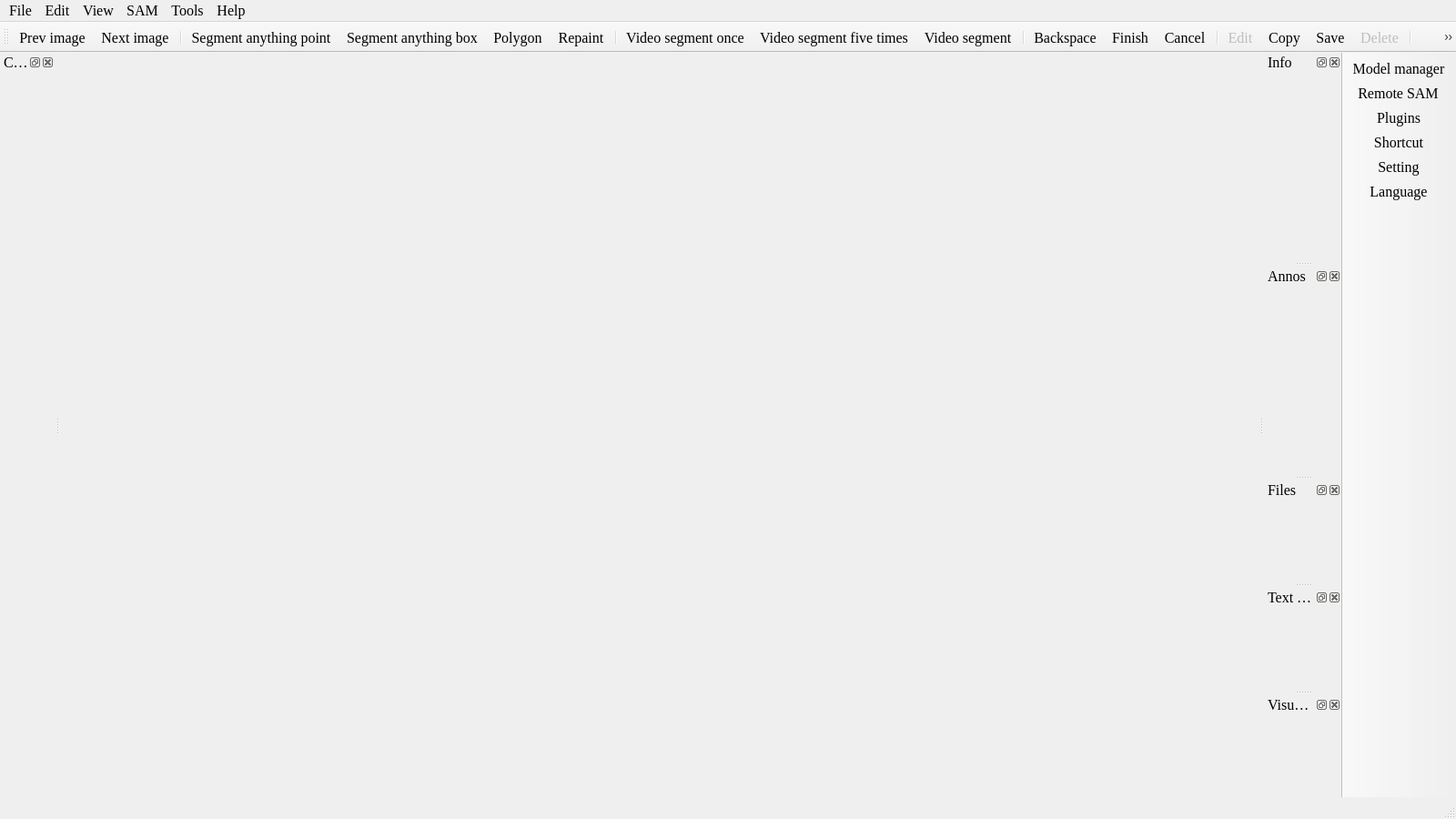
<?xml version="1.0" encoding="UTF-8"?>
<ui version="4.0">
 <class>MainWindow</class>
 <widget class="QMainWindow" name="MainWindow">
  <property name="geometry">
   <rect>
    <x>0</x>
    <y>0</y>
    <width>1600</width>
    <height>900</height>
   </rect>
  </property>
  <property name="minimumSize">
   <size>
    <width>800</width>
    <height>600</height>
   </size>
  </property>
  <property name="font">
   <font>
    <family>Times New Roman</family>
    <pointsize>12</pointsize>
   </font>
  </property>
  <property name="windowTitle">
   <string>YOLO-BACKPROP</string>
  </property>
  <property name="windowIcon">
   <iconset resource="../icons.qrc">
    <normaloff>:/icon/icons/yolo-backprop-transparent.svg</normaloff>:/icon/icons/yolo-backprop-transparent.svg</iconset>
  </property>
  <widget class="QWidget" name="centralwidget">
   <layout class="QVBoxLayout" name="verticalLayout">
    <property name="spacing">
     <number>0</number>
    </property>
    <property name="leftMargin">
     <number>0</number>
    </property>
    <property name="topMargin">
     <number>0</number>
    </property>
    <property name="rightMargin">
     <number>0</number>
    </property>
    <property name="bottomMargin">
     <number>0</number>
    </property>
   </layout>
  </widget>
  <widget class="QMenuBar" name="menubar">
   <property name="enabled">
    <bool>true</bool>
   </property>
   <property name="geometry">
    <rect>
     <x>0</x>
     <y>0</y>
     <width>1600</width>
     <height>26</height>
    </rect>
   </property>
   <property name="font">
    <font>
     <family>Times New Roman</family>
     <pointsize>12</pointsize>
    </font>
   </property>
   <property name="autoFillBackground">
    <bool>false</bool>
   </property>
   <property name="defaultUp">
    <bool>false</bool>
   </property>
   <property name="nativeMenuBar">
    <bool>true</bool>
   </property>
   <widget class="QMenu" name="menuFile">
    <property name="font">
     <font>
      <family>Times New Roman</family>
      <pointsize>12</pointsize>
     </font>
    </property>
    <property name="title">
     <string>File</string>
    </property>
    <addaction name="actionImages_dir"/>
    <addaction name="actionLabel_dir"/>
    <addaction name="separator"/>
    <addaction name="actionPrev_image"/>
    <addaction name="actionNext_image"/>
    <addaction name="separator"/>
    <addaction name="actionSetting"/>
    <addaction name="actionExit"/>
   </widget>
   <widget class="QMenu" name="menuView">
    <property name="font">
     <font>
      <family>Times New Roman</family>
      <pointsize>12</pointsize>
     </font>
    </property>
    <property name="title">
     <string>View</string>
    </property>
    <addaction name="separator"/>
    <addaction name="actionPrev_group"/>
    <addaction name="actionNext_group"/>
    <addaction name="actionVisible"/>
    <addaction name="separator"/>
    <addaction name="actionBit_map"/>
    <addaction name="separator"/>
    <addaction name="actionZoom_in"/>
    <addaction name="actionZoom_out"/>
    <addaction name="actionFit_window"/>
    <addaction name="separator"/>
    <addaction name="actionScene_shot"/>
    <addaction name="actionWindow_shot"/>
   </widget>
   <widget class="QMenu" name="menuAbout">
    <property name="font">
     <font>
      <family>Times New Roman</family>
      <pointsize>12</pointsize>
     </font>
    </property>
    <property name="title">
     <string>Help</string>
    </property>
    <addaction name="actionLanguage"/>
    <addaction name="actionShortcut"/>
    <addaction name="actionCreate_a_desktop_shortcut"/>
   </widget>
   <widget class="QMenu" name="menuTools">
    <property name="enabled">
     <bool>true</bool>
    </property>
    <property name="font">
     <font>
      <family>Times New Roman</family>
      <pointsize>12</pointsize>
     </font>
    </property>
    <property name="title">
     <string>Tools</string>
    </property>
    <addaction name="separator"/>
    <addaction name="actionPlugins"/>
    <addaction name="separator"/>
    <addaction name="actionConverter"/>
    <addaction name="actionVideo_to_frames"/>
    <addaction name="actionAuto_segment_with_bounding_box"/>
    <addaction name="actionAnno_validator"/>
    <addaction name="actionProcess_EXIF_tag"/>
   </widget>
   <widget class="QMenu" name="menuEdit">
    <property name="font">
     <font>
      <family>Times New Roman</family>
      <pointsize>12</pointsize>
     </font>
    </property>
    <property name="title">
     <string>Edit</string>
    </property>
    <addaction name="actionSegment_anything_point"/>
    <addaction name="actionSegment_anything_box"/>
    <addaction name="actionPolygon"/>
    <addaction name="actionRepaint"/>
    <addaction name="separator"/>
    <addaction name="actionVideo_segment"/>
    <addaction name="actionVideo_segment_once"/>
    <addaction name="actionVideo_segment_five_times"/>
    <addaction name="separator"/>
    <addaction name="actionBackspace"/>
    <addaction name="actionFinish"/>
    <addaction name="actionCancel"/>
    <addaction name="separator"/>
    <addaction name="actionEdit"/>
    <addaction name="actionDelete"/>
    <addaction name="actionSave"/>
    <addaction name="actionCopy"/>
    <addaction name="separator"/>
    <addaction name="actionTo_top"/>
    <addaction name="actionTo_bottom"/>
    <addaction name="separator"/>
    <addaction name="actionUnion"/>
    <addaction name="actionSubtract"/>
    <addaction name="actionIntersect"/>
    <addaction name="actionExclude"/>
   </widget>
   <widget class="QMenu" name="menuSAM_model">
    <property name="title">
     <string>SAM</string>
    </property>
    <addaction name="actionModel_manage"/>
    <addaction name="separator"/>
    <addaction name="actionRemote_SAM"/>
   </widget>
   <addaction name="menuFile"/>
   <addaction name="menuEdit"/>
   <addaction name="menuView"/>
   <addaction name="menuSAM_model"/>
   <addaction name="menuTools"/>
   <addaction name="menuAbout"/>
  </widget>
  <widget class="QStatusBar" name="statusbar">
   <property name="layoutDirection">
    <enum>Qt::LeftToRight</enum>
   </property>
  </widget>
  <widget class="QToolBar" name="toolBar">
   <property name="font">
    <font>
     <family>Times New Roman</family>
     <pointsize>12</pointsize>
    </font>
   </property>
   <property name="windowTitle">
    <string>toolBar</string>
   </property>
   <property name="iconSize">
    <size>
     <width>24</width>
     <height>24</height>
    </size>
   </property>
   <property name="toolButtonStyle">
    <enum>Qt::ToolButtonIconOnly</enum>
   </property>
   <property name="floatable">
    <bool>false</bool>
   </property>
   <attribute name="toolBarArea">
    <enum>TopToolBarArea</enum>
   </attribute>
   <attribute name="toolBarBreak">
    <bool>false</bool>
   </attribute>
   <addaction name="actionPrev_image"/>
   <addaction name="actionNext_image"/>
   <addaction name="separator"/>
   <addaction name="actionSegment_anything_point"/>
   <addaction name="actionSegment_anything_box"/>
   <addaction name="actionPolygon"/>
   <addaction name="actionRepaint"/>
   <addaction name="separator"/>
   <addaction name="actionVideo_segment_once"/>
   <addaction name="actionVideo_segment_five_times"/>
   <addaction name="actionVideo_segment"/>
   <addaction name="separator"/>
   <addaction name="actionBackspace"/>
   <addaction name="actionFinish"/>
   <addaction name="actionCancel"/>
   <addaction name="separator"/>
   <addaction name="actionEdit"/>
   <addaction name="actionCopy"/>
   <addaction name="actionSave"/>
   <addaction name="actionDelete"/>
   <addaction name="separator"/>
   <addaction name="actionTo_top"/>
   <addaction name="actionTo_bottom"/>
   <addaction name="separator"/>
   <addaction name="actionUnion"/>
   <addaction name="actionSubtract"/>
   <addaction name="actionIntersect"/>
   <addaction name="actionExclude"/>
   <addaction name="separator"/>
   <addaction name="actionZoom_in"/>
   <addaction name="actionZoom_out"/>
   <addaction name="actionFit_window"/>
   <addaction name="actionBit_map"/>
   <addaction name="actionVisible"/>
  </widget>
  <widget class="QDockWidget" name="info_dock">
   <property name="minimumSize">
    <size>
     <width>85</width>
     <height>43</height>
    </size>
   </property>
   <property name="features">
    <set>QDockWidget::AllDockWidgetFeatures</set>
   </property>
   <property name="windowTitle">
    <string>Info</string>
   </property>
   <attribute name="dockWidgetArea">
    <number>2</number>
   </attribute>
   <widget class="QWidget" name="dockWidgetContents_2"/>
  </widget>
  <widget class="QDockWidget" name="annos_dock">
   <property name="minimumSize">
    <size>
     <width>85</width>
     <height>43</height>
    </size>
   </property>
   <property name="features">
    <set>QDockWidget::AllDockWidgetFeatures</set>
   </property>
   <property name="windowTitle">
    <string>Annos</string>
   </property>
   <attribute name="dockWidgetArea">
    <number>2</number>
   </attribute>
   <widget class="QWidget" name="dockWidgetContents_3"/>
  </widget>
  <widget class="QDockWidget" name="files_dock">
   <property name="windowTitle">
    <string>Files</string>
   </property>
   <attribute name="dockWidgetArea">
    <number>2</number>
   </attribute>
   <widget class="QWidget" name="dockWidgetContents"/>
  </widget>
  <widget class="QDockWidget" name="categories_dock">
   <property name="windowTitle">
    <string>Categories</string>
   </property>
   <attribute name="dockWidgetArea">
    <number>1</number>
   </attribute>
   <widget class="QWidget" name="dockWidgetContents_4">
    <layout class="QVBoxLayout" name="verticalLayout_2"/>
   </widget>
  </widget>
  <widget class="QToolBar" name="toolBar_2">
   <property name="windowTitle">
    <string>toolBar_2</string>
   </property>
   <property name="movable">
    <bool>false</bool>
   </property>
   <property name="floatable">
    <bool>false</bool>
   </property>
   <attribute name="toolBarArea">
    <enum>RightToolBarArea</enum>
   </attribute>
   <attribute name="toolBarBreak">
    <bool>false</bool>
   </attribute>
   <addaction name="actionModel_manage"/>
   <addaction name="actionRemote_SAM"/>
   <addaction name="actionPlugins"/>
   <addaction name="actionShortcut"/>
   <addaction name="actionSetting"/>
   <addaction name="actionLanguage"/>
  </widget>
  <widget class="QDockWidget" name="text_prompt_dock">
   <property name="windowTitle">
    <string>Text prompt</string>
   </property>
   <attribute name="dockWidgetArea">
    <number>2</number>
   </attribute>
   <widget class="QWidget" name="dockWidgetContents_5"/>
  </widget>
  <widget class="QDockWidget" name="visual_prompt_dock">
   <property name="windowTitle">
    <string>Visual prompt</string>
   </property>
   <attribute name="dockWidgetArea">
    <number>2</number>
   </attribute>
   <widget class="QWidget" name="dockWidgetContents_7"/>
  </widget>
  <action name="actionImages_dir">
   <property name="icon">
    <iconset resource="../icons.qrc">
     <normaloff>:/icon/icons/照片_pic.svg</normaloff>:/icon/icons/照片_pic.svg</iconset>
   </property>
   <property name="text">
    <string>Images dir</string>
   </property>
   <property name="statusTip">
    <string>Open images dir.</string>
   </property>
  </action>
  <action name="actionZoom_in">
   <property name="icon">
    <iconset resource="../icons.qrc">
     <normaloff>:/icon/icons/放大_zoom-in.svg</normaloff>:/icon/icons/放大_zoom-in.svg</iconset>
   </property>
   <property name="text">
    <string>Zoom in</string>
   </property>
   <property name="statusTip">
    <string>Zoom in.</string>
   </property>
  </action>
  <action name="actionZoom_out">
   <property name="icon">
    <iconset resource="../icons.qrc">
     <normaloff>:/icon/icons/缩小_zoom-out.svg</normaloff>:/icon/icons/缩小_zoom-out.svg</iconset>
   </property>
   <property name="text">
    <string>Zoom out</string>
   </property>
   <property name="statusTip">
    <string>Zoom out.</string>
   </property>
  </action>
  <action name="actionFit_window">
   <property name="icon">
    <iconset resource="../icons.qrc">
     <normaloff>:/icon/icons/全宽_fullwidth.svg</normaloff>:/icon/icons/全宽_fullwidth.svg</iconset>
   </property>
   <property name="text">
    <string>Fit window</string>
   </property>
   <property name="toolTip">
    <string>Fit window</string>
   </property>
   <property name="statusTip">
    <string>Fit window.</string>
   </property>
   <property name="shortcut">
    <string>F</string>
   </property>
  </action>
  <action name="actionSetting">
   <property name="icon">
    <iconset resource="../icons.qrc">
     <normaloff>:/icon/icons/设置_setting-two.svg</normaloff>:/icon/icons/设置_setting-two.svg</iconset>
   </property>
   <property name="text">
    <string>Setting</string>
   </property>
   <property name="statusTip">
    <string>Setting.</string>
   </property>
  </action>
  <action name="actionExit">
   <property name="icon">
    <iconset resource="../icons.qrc">
     <normaloff>:/icon/icons/开关_power.svg</normaloff>:/icon/icons/开关_power.svg</iconset>
   </property>
   <property name="text">
    <string>Exit</string>
   </property>
   <property name="toolTip">
    <string>Exit</string>
   </property>
   <property name="statusTip">
    <string>Exit.</string>
   </property>
  </action>
  <action name="actionLabel_dir">
   <property name="icon">
    <iconset resource="../icons.qrc">
     <normaloff>:/icon/icons/文件夹-开_folder-open.svg</normaloff>:/icon/icons/文件夹-开_folder-open.svg</iconset>
   </property>
   <property name="text">
    <string>Label dir</string>
   </property>
   <property name="statusTip">
    <string>Open label dir.</string>
   </property>
  </action>
  <action name="actionSave">
   <property name="icon">
    <iconset resource="../icons.qrc">
     <normaloff>:/icon/icons/保存_save.svg</normaloff>:/icon/icons/保存_save.svg</iconset>
   </property>
   <property name="text">
    <string>Save</string>
   </property>
   <property name="statusTip">
    <string>Save annotation.</string>
   </property>
   <property name="shortcut">
    <string>S</string>
   </property>
  </action>
  <action name="actionPrev_image">
   <property name="checkable">
    <bool>false</bool>
   </property>
   <property name="icon">
    <iconset resource="../icons.qrc">
     <normaloff>:/icon/icons/上一步_back.svg</normaloff>:/icon/icons/上一步_back.svg</iconset>
   </property>
   <property name="text">
    <string>Prev image</string>
   </property>
   <property name="toolTip">
    <string>Prev image</string>
   </property>
   <property name="statusTip">
    <string>Prev image.</string>
   </property>
   <property name="shortcut">
    <string>A</string>
   </property>
   <property name="menuRole">
    <enum>QAction::TextHeuristicRole</enum>
   </property>
   <property name="priority">
    <enum>QAction::NormalPriority</enum>
   </property>
  </action>
  <action name="actionNext_image">
   <property name="icon">
    <iconset resource="../icons.qrc">
     <normaloff>:/icon/icons/下一步_next.svg</normaloff>:/icon/icons/下一步_next.svg</iconset>
   </property>
   <property name="text">
    <string>Next image</string>
   </property>
   <property name="toolTip">
    <string>Next image</string>
   </property>
   <property name="statusTip">
    <string>Next image.</string>
   </property>
   <property name="shortcut">
    <string>D</string>
   </property>
  </action>
  <action name="actionShortcut">
   <property name="icon">
    <iconset resource="../icons.qrc">
     <normaloff>:/icon/icons/键盘_keyboard-one.svg</normaloff>:/icon/icons/键盘_keyboard-one.svg</iconset>
   </property>
   <property name="text">
    <string>Shortcut</string>
   </property>
  </action>
  <action name="actionSegment_anything_point">
   <property name="icon">
    <iconset resource="../icons.qrc">
     <normaloff>:/icon/icons/M_Favicon.ico</normaloff>:/icon/icons/M_Favicon.ico</iconset>
   </property>
   <property name="text">
    <string>Segment anything point</string>
   </property>
   <property name="toolTip">
    <string>Segment anything point</string>
   </property>
   <property name="statusTip">
    <string>Quick annotate using Segment anything.</string>
   </property>
   <property name="shortcut">
    <string>Q</string>
   </property>
  </action>
  <action name="actionDelete">
   <property name="enabled">
    <bool>false</bool>
   </property>
   <property name="icon">
    <iconset resource="../icons.qrc">
     <normaloff>:/icon/icons/删除_delete.svg</normaloff>:/icon/icons/删除_delete.svg</iconset>
   </property>
   <property name="text">
    <string>Delete</string>
   </property>
   <property name="toolTip">
    <string>Delete polygon</string>
   </property>
   <property name="statusTip">
    <string>Delete polygon.</string>
   </property>
   <property name="shortcut">
    <string>Del</string>
   </property>
  </action>
  <action name="actionBit_map">
   <property name="checkable">
    <bool>false</bool>
   </property>
   <property name="icon">
    <iconset resource="../icons.qrc">
     <normaloff>:/icon/icons/照片_pic.svg</normaloff>:/icon/icons/照片_pic.svg</iconset>
   </property>
   <property name="text">
    <string>Bit map</string>
   </property>
   <property name="statusTip">
    <string>Show instance or segmeent state.</string>
   </property>
   <property name="shortcut">
    <string>Space</string>
   </property>
  </action>
  <action name="actionEdit">
   <property name="enabled">
    <bool>false</bool>
   </property>
   <property name="icon">
    <iconset resource="../icons.qrc">
     <normaloff>:/icon/icons/编辑_edit.svg</normaloff>:/icon/icons/编辑_edit.svg</iconset>
   </property>
   <property name="text">
    <string>Edit</string>
   </property>
   <property name="toolTip">
    <string>Edit polygon</string>
   </property>
   <property name="statusTip">
    <string>Edit polygon attribute.</string>
   </property>
  </action>
  <action name="actionTo_top">
   <property name="enabled">
    <bool>false</bool>
   </property>
   <property name="icon">
    <iconset resource="../icons.qrc">
     <normaloff>:/icon/icons/去顶部_to-top.svg</normaloff>:/icon/icons/去顶部_to-top.svg</iconset>
   </property>
   <property name="text">
    <string>To top</string>
   </property>
   <property name="toolTip">
    <string>Move polygon to top layer</string>
   </property>
   <property name="statusTip">
    <string>Move polygon to top layer.</string>
   </property>
   <property name="shortcut">
    <string>T</string>
   </property>
  </action>
  <action name="actionTo_bottom">
   <property name="enabled">
    <bool>false</bool>
   </property>
   <property name="icon">
    <iconset resource="../icons.qrc">
     <normaloff>:/icon/icons/去底部_to-bottom.svg</normaloff>:/icon/icons/去底部_to-bottom.svg</iconset>
   </property>
   <property name="text">
    <string>To bottom</string>
   </property>
   <property name="toolTip">
    <string>Move polygon to bottom layer</string>
   </property>
   <property name="statusTip">
    <string>Move polygon to bottom layer.</string>
   </property>
   <property name="shortcut">
    <string>B</string>
   </property>
  </action>
  <action name="actionBackspace">
   <property name="icon">
    <iconset resource="../icons.qrc">
     <normaloff>:/icon/icons/删除_delete-two.svg</normaloff>:/icon/icons/删除_delete-two.svg</iconset>
   </property>
   <property name="text">
    <string>Backspace</string>
   </property>
   <property name="toolTip">
    <string>Backspace</string>
   </property>
   <property name="statusTip">
    <string>Backspace.</string>
   </property>
   <property name="shortcut">
    <string>Z</string>
   </property>
  </action>
  <action name="actionCancel">
   <property name="icon">
    <iconset resource="../icons.qrc">
     <normaloff>:/icon/icons/关闭_close-one.svg</normaloff>:/icon/icons/关闭_close-one.svg</iconset>
   </property>
   <property name="text">
    <string>Cancel</string>
   </property>
   <property name="toolTip">
    <string>Cancel annotation</string>
   </property>
   <property name="statusTip">
    <string>Cancel annotation.</string>
   </property>
   <property name="shortcut">
    <string>Esc</string>
   </property>
  </action>
  <action name="actionFinish">
   <property name="icon">
    <iconset resource="../icons.qrc">
     <normaloff>:/icon/icons/校验_check-one.svg</normaloff>:/icon/icons/校验_check-one.svg</iconset>
   </property>
   <property name="text">
    <string>Finish</string>
   </property>
   <property name="toolTip">
    <string>Finish annotation</string>
   </property>
   <property name="statusTip">
    <string>Finish annotation.</string>
   </property>
   <property name="shortcut">
    <string>E</string>
   </property>
  </action>
  <action name="actionPolygon">
   <property name="icon">
    <iconset resource="../icons.qrc">
     <normaloff>:/icon/icons/锚点_anchor.svg</normaloff>:/icon/icons/锚点_anchor.svg</iconset>
   </property>
   <property name="text">
    <string>Polygon</string>
   </property>
   <property name="toolTip">
    <string>Draw polygon</string>
   </property>
   <property name="statusTip">
    <string>Accurately annotate by drawing polygon. </string>
   </property>
   <property name="shortcut">
    <string>C</string>
   </property>
  </action>
  <action name="actionVisible">
   <property name="icon">
    <iconset resource="../icons.qrc">
     <normaloff>:/icon/icons/眼睛_eyes.svg</normaloff>:/icon/icons/眼睛_eyes.svg</iconset>
   </property>
   <property name="text">
    <string>Visible</string>
   </property>
   <property name="toolTip">
    <string>Visible</string>
   </property>
   <property name="statusTip">
    <string>Visible.</string>
   </property>
   <property name="shortcut">
    <string>V</string>
   </property>
  </action>
  <action name="actionModel_manage">
   <property name="icon">
    <iconset resource="../icons.qrc">
     <normaloff>:/icon/icons/列表_list-middle.svg</normaloff>:/icon/icons/列表_list-middle.svg</iconset>
   </property>
   <property name="text">
    <string>Model manager</string>
   </property>
   <property name="iconText">
    <string>Model manager</string>
   </property>
   <property name="toolTip">
    <string>Model manager</string>
   </property>
   <property name="statusTip">
    <string>Model manager.</string>
   </property>
   <property name="whatsThis">
    <string>Model manager.</string>
   </property>
   <property name="font">
    <font>
     <family>Times New Roman</family>
     <pointsize>12</pointsize>
    </font>
   </property>
  </action>
  <action name="actionConverter">
   <property name="icon">
    <iconset resource="../icons.qrc">
     <normaloff>:/icon/icons/转换文件夹1_folder-conversion-one.svg</normaloff>:/icon/icons/转换文件夹1_folder-conversion-one.svg</iconset>
   </property>
   <property name="text">
    <string>Converter</string>
   </property>
  </action>
  <action name="actionAuto_segment_with_bounding_box">
   <property name="icon">
    <iconset resource="../icons.qrc">
     <normaloff>:/icon/icons/M_Favicon.ico</normaloff>:/icon/icons/M_Favicon.ico</iconset>
   </property>
   <property name="text">
    <string>Auto segment with bounding box</string>
   </property>
  </action>
  <action name="actionAnno_validator">
   <property name="icon">
    <iconset resource="../icons.qrc">
     <normaloff>:/icon/icons/检查_inspection.svg</normaloff>:/icon/icons/检查_inspection.svg</iconset>
   </property>
   <property name="text">
    <string>Annos validator</string>
   </property>
  </action>
  <action name="actionCopy">
   <property name="icon">
    <iconset resource="../icons.qrc">
     <normaloff>:/icon/icons/复制_copy.svg</normaloff>:/icon/icons/复制_copy.svg</iconset>
   </property>
   <property name="text">
    <string>Copy</string>
   </property>
   <property name="shortcut">
    <string>Ctrl+C</string>
   </property>
  </action>
  <action name="actionUnion">
   <property name="icon">
    <iconset resource="../icons.qrc">
     <normaloff>:/icon/icons/合并选择_union-selection.svg</normaloff>:/icon/icons/合并选择_union-selection.svg</iconset>
   </property>
   <property name="text">
    <string>Union</string>
   </property>
   <property name="statusTip">
    <string>Select two polygons from the canvas and calculate their union. </string>
   </property>
   <property name="shortcut">
    <string>Ctrl+A</string>
   </property>
  </action>
  <action name="actionSubtract">
   <property name="icon">
    <iconset resource="../icons.qrc">
     <normaloff>:/icon/icons/减去上一层_subtract-selection-one.svg</normaloff>:/icon/icons/减去上一层_subtract-selection-one.svg</iconset>
   </property>
   <property name="text">
    <string>Subtract</string>
   </property>
   <property name="statusTip">
    <string>Select two polygons from the canvas and calculate their subtract. </string>
   </property>
   <property name="shortcut">
    <string>Ctrl+D</string>
   </property>
  </action>
  <action name="actionIntersect">
   <property name="icon">
    <iconset resource="../icons.qrc">
     <normaloff>:/icon/icons/相交选择_intersect-selection.svg</normaloff>:/icon/icons/相交选择_intersect-selection.svg</iconset>
   </property>
   <property name="text">
    <string>Intersect</string>
   </property>
   <property name="statusTip">
    <string>Select two polygons from the canvas and calculate their intersect. </string>
   </property>
   <property name="shortcut">
    <string>Ctrl+Q</string>
   </property>
  </action>
  <action name="actionExclude">
   <property name="icon">
    <iconset resource="../icons.qrc">
     <normaloff>:/icon/icons/排除选择_exclude-selection.svg</normaloff>:/icon/icons/排除选择_exclude-selection.svg</iconset>
   </property>
   <property name="text">
    <string>Exclude</string>
   </property>
   <property name="statusTip">
    <string>Select two polygons from the canvas and calculate their exclude. </string>
   </property>
   <property name="shortcut">
    <string>Ctrl+E</string>
   </property>
  </action>
  <action name="actionVideo_segment">
   <property name="icon">
    <iconset resource="../icons.qrc">
     <normaloff>:/icon/icons/play-all.svg</normaloff>:/icon/icons/play-all.svg</iconset>
   </property>
   <property name="text">
    <string>Video segment</string>
   </property>
   <property name="statusTip">
    <string>Video segment full frames.(only support sam2 model)</string>
   </property>
  </action>
  <action name="actionVideo_segment_once">
   <property name="icon">
    <iconset resource="../icons.qrc">
     <normaloff>:/icon/icons/play-1.svg</normaloff>:/icon/icons/play-1.svg</iconset>
   </property>
   <property name="text">
    <string>Video segment once</string>
   </property>
   <property name="statusTip">
    <string>Video segment the next frame.(only support sam2 model)</string>
   </property>
  </action>
  <action name="actionVideo_segment_five_times">
   <property name="icon">
    <iconset resource="../icons.qrc">
     <normaloff>:/icon/icons/play-5.svg</normaloff>:/icon/icons/play-5.svg</iconset>
   </property>
   <property name="text">
    <string>Video segment five times</string>
   </property>
   <property name="statusTip">
    <string>Video segment next five frames.(only support sam2 model)</string>
   </property>
  </action>
  <action name="actionVideo_to_frames">
   <property name="icon">
    <iconset resource="../icons.qrc">
     <normaloff>:/icon/icons/视频_video-two.svg</normaloff>:/icon/icons/视频_video-two.svg</iconset>
   </property>
   <property name="text">
    <string>Video to frames</string>
   </property>
  </action>
  <action name="actionSegment_anything_box">
   <property name="icon">
    <iconset resource="../icons.qrc">
     <normaloff>:/icon/icons/小矩形_rectangle-small.svg</normaloff>:/icon/icons/小矩形_rectangle-small.svg</iconset>
   </property>
   <property name="text">
    <string>Segment anything box</string>
   </property>
   <property name="statusTip">
    <string>Quick annotate using Segment anything.</string>
   </property>
   <property name="shortcut">
    <string>W</string>
   </property>
  </action>
  <action name="actionPrev_group">
   <property name="icon">
    <iconset resource="../icons.qrc">
     <normaloff>:/icon/icons/上一步_back.svg</normaloff>:/icon/icons/上一步_back.svg</iconset>
   </property>
   <property name="text">
    <string>Prev group</string>
   </property>
   <property name="shortcut">
    <string>`</string>
   </property>
  </action>
  <action name="actionNext_group">
   <property name="icon">
    <iconset resource="../icons.qrc">
     <normaloff>:/icon/icons/下一步_next.svg</normaloff>:/icon/icons/下一步_next.svg</iconset>
   </property>
   <property name="text">
    <string>Next group</string>
   </property>
   <property name="shortcut">
    <string>Ctrl+`</string>
   </property>
  </action>
  <action name="actionRepaint">
   <property name="icon">
    <iconset resource="../icons.qrc">
     <normaloff>:/icon/icons/编辑撰写_writing-fluently.svg</normaloff>:/icon/icons/编辑撰写_writing-fluently.svg</iconset>
   </property>
   <property name="text">
    <string>Repaint</string>
   </property>
   <property name="shortcut">
    <string>R</string>
   </property>
  </action>
  <action name="actionScene_shot">
   <property name="icon">
    <iconset resource="../icons.qrc">
     <normaloff>:/icon/icons/截屏_screenshot-two.svg</normaloff>:/icon/icons/截屏_screenshot-two.svg</iconset>
   </property>
   <property name="text">
    <string>Scene shot</string>
   </property>
   <property name="shortcut">
    <string>P</string>
   </property>
  </action>
  <action name="actionWindow_shot">
   <property name="icon">
    <iconset resource="../icons.qrc">
     <normaloff>:/icon/icons/截屏_screenshot-two.svg</normaloff>:/icon/icons/截屏_screenshot-two.svg</iconset>
   </property>
   <property name="text">
    <string>Window shot</string>
   </property>
   <property name="shortcut">
    <string>Ctrl+P</string>
   </property>
  </action>
  <action name="actionLanguage">
   <property name="icon">
    <iconset resource="../icons.qrc">
     <normaloff>:/icon/icons/中文_chinese.svg</normaloff>:/icon/icons/中文_chinese.svg</iconset>
   </property>
   <property name="text">
    <string>Language</string>
   </property>
  </action>
  <action name="actionRemote_SAM">
   <property name="icon">
    <iconset resource="../icons.qrc">
     <normaloff>:/icon/icons/云运行_link-cloud.svg</normaloff>:/icon/icons/云运行_link-cloud.svg</iconset>
   </property>
   <property name="text">
    <string>Remote SAM</string>
   </property>
   <property name="font">
    <font>
     <family>Times New Roman</family>
     <pointsize>12</pointsize>
    </font>
   </property>
  </action>
  <action name="actionProcess_EXIF_tag">
   <property name="icon">
    <iconset resource="../icons.qrc">
     <normaloff>:/icon/icons/照片_pic.svg</normaloff>:/icon/icons/照片_pic.svg</iconset>
   </property>
   <property name="text">
    <string>Process EXIF tag</string>
   </property>
  </action>
  <action name="actionPlugins">
   <property name="icon">
    <iconset resource="../icons.qrc">
     <normaloff>:/icon/icons/拼图_puzzle.svg</normaloff>:/icon/icons/拼图_puzzle.svg</iconset>
   </property>
   <property name="text">
    <string>Plugins</string>
   </property>
  </action>
  <action name="actionCreate_a_desktop_shortcut">
   <property name="text">
    <string>Create a desktop shortcut</string>
   </property>
  </action>
 </widget>
 <resources>
  <include location="../icons.qrc"/>
 </resources>
 <connections/>
</ui>
